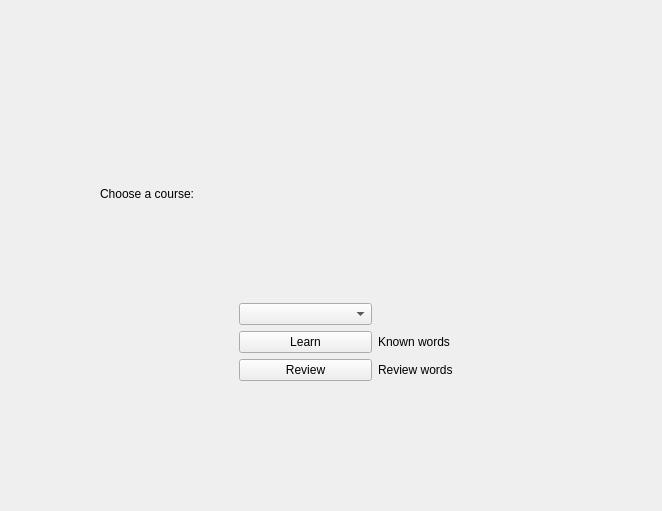
<?xml version="1.0" encoding="UTF-8"?>
<ui version="4.0">
 <class>Form</class>
 <widget class="QWidget" name="Form">
  <property name="geometry">
   <rect>
    <x>0</x>
    <y>0</y>
    <width>662</width>
    <height>511</height>
   </rect>
  </property>
  <property name="windowTitle">
   <string>Form</string>
  </property>
  <widget class="QWidget" name="">
   <property name="geometry">
    <rect>
     <x>100</x>
     <y>90</y>
     <width>411</width>
     <height>291</height>
    </rect>
   </property>
   <layout class="QGridLayout" name="gridLayout">
    <item row="5" column="2">
     <widget class="QLabel" name="known_words_label">
      <property name="text">
       <string>Known words</string>
      </property>
     </widget>
    </item>
    <item row="2" column="1">
     <widget class="QComboBox" name="list_names_box"/>
    </item>
    <item row="6" column="2">
     <widget class="QLabel" name="review_words_label">
      <property name="text">
       <string>Review words</string>
      </property>
     </widget>
    </item>
    <item row="5" column="1">
     <widget class="QPushButton" name="learn_button">
      <property name="text">
       <string>Learn</string>
      </property>
     </widget>
    </item>
    <item row="6" column="1">
     <widget class="QPushButton" name="review_button">
      <property name="text">
       <string>Review</string>
      </property>
     </widget>
    </item>
    <item row="0" column="0">
     <widget class="QLabel" name="title_label">
      <property name="text">
       <string>Choose a course:</string>
      </property>
     </widget>
    </item>
   </layout>
  </widget>
 </widget>
 <resources/>
 <connections/>
</ui>
